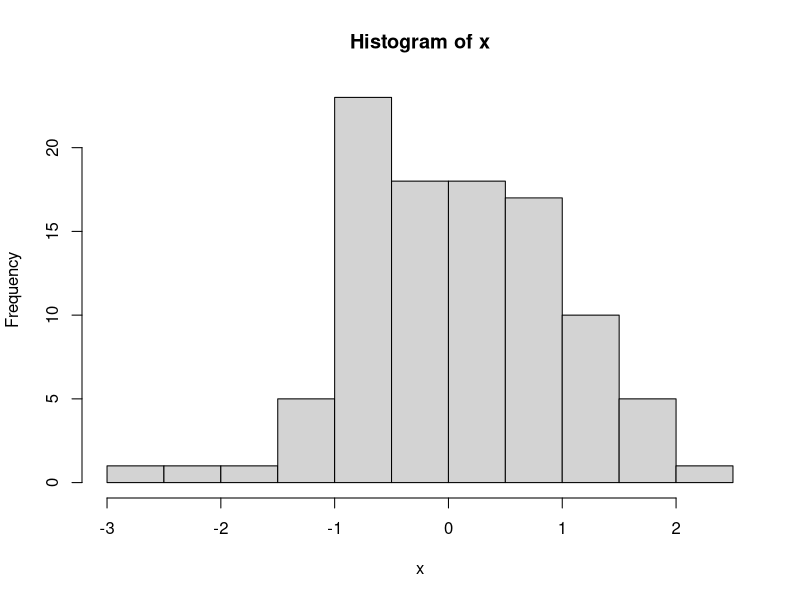
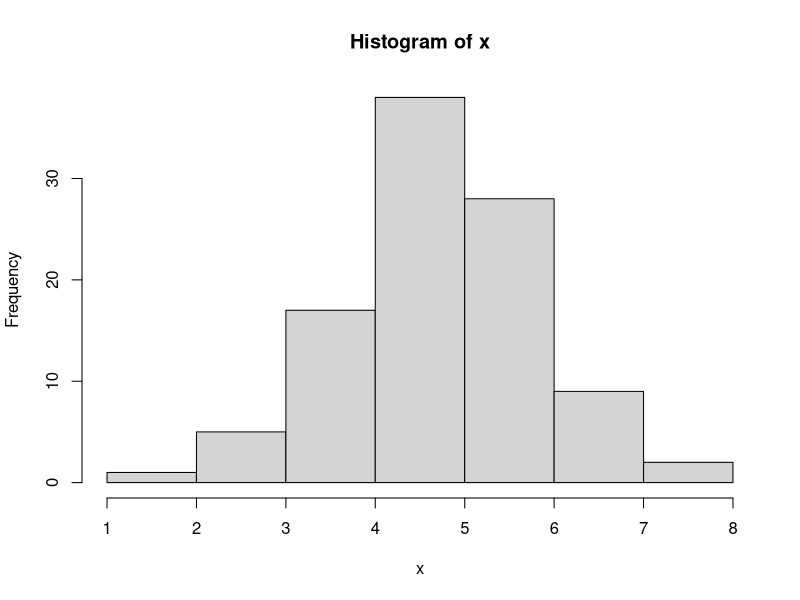

These figures' R source, in order:
## ---- chunk 1
knitr::opts_chunk$set(echo = TRUE)
library(tidyverse)
## ---- chunk 2
# A single simulated example 1 = H, 0 = T
one_sequence <- rbinom(20, size = 1, prob = 0.5)
## ---- chunk 3
# Longest run?
max(rle(one_sequence)$lengths)
## ---- chunk 4
num_sims <- 1000
many_sequences <- rerun(num_sims, 
  rbinom(20, size = 1, prob = 0.5))
longest_runs <- map_dbl(many_sequences, 
  ~ max(rle(.)$lengths))

# Finally...
mean(longest_runs)
## ---- chunk 5
x <- 1:10

# sd_over_mean
# ratio_function
# cv

# a minimal version
coefficient_of_variation <- function(x){
  sd(x, na.rm = TRUE) / mean(x, na.rm = TRUE)
}

# our final version
coefficient_of_variation <- function(x, na.rm = FALSE, ...){
  sd(x, na.rm = na.rm) / mean(x, na.rm = na.rm, ...)
}

x <- runif(10)
coefficient_of_variation(x = x)

coefficient_of_variation(x = x, trim = 0.25)
## ---- chunk 6
u <- runif(1)
lambda <- 5
(x <- -1 / lambda * log(1 - u))
## ---- chunk 7
u <- runif(1)
lambda <- 5
(x <- -1 / lambda * log(1 - u))

sample_exp <- function(n, lambda){
  u <- runif(n)
  -1 / lambda * log(1 - u)
}

sample_exp(10, lambda = 5)
## ---- chunk 8
exp_icdf <- function(u, lambda) {-1 / lambda * log(1 - u)}

u <- runif(1)
exp_icdf(u, lambda = 5)

sample_inverse_cdf <- function(n, inv_cdf, ...){
  u <- runif(n)
  inv_cdf(u, ...)
}
sample_inverse_cdf(20, exp_icdf, lambda = 5)
## ---- chunk 9
qnorm(0.5) # can use the built in quantile function 
x <- sample_inverse_cdf(100, qnorm) 
hist(x) # Looks good
## ---- chunk 10
# The `...` allow us to pass in other parameters to our inverse 
# CDF function
x <- sample_inverse_cdf(100, qnorm, mean = 5) 
hist(x) # Now centered at 5
## ---- chunk 11
theta_hat <- mean(longest_runs)

## ---- chunk 12
longest_runs > 10
## ---- chunk 13
mean(longest_runs > 10)
